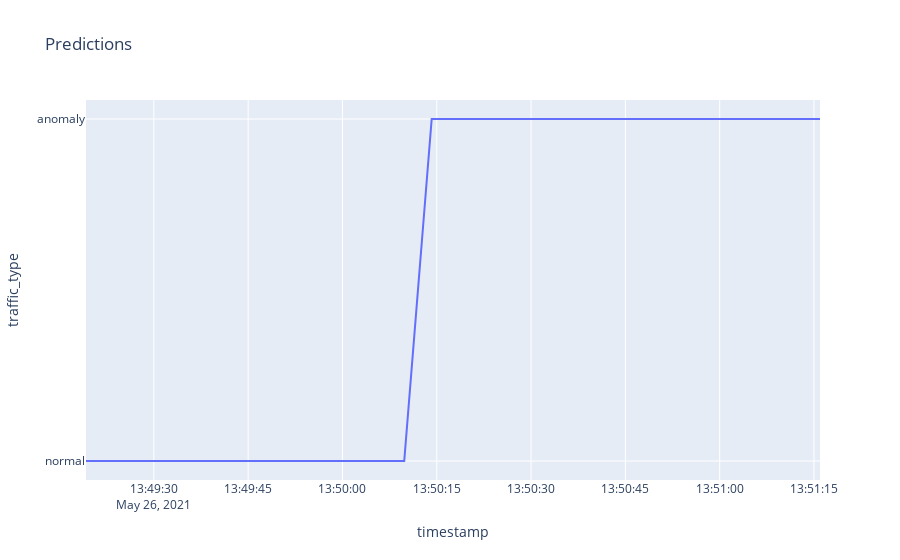

The notebook cell saved with this chart:
### Code cell
import pandas as pd

#Load dataset
#dataset1 = pd.read_csv("C:/Users/sebaa/OneDrive/Studies/Thesis_RISE_2021/Dataset/Training/60min_15min_0.5sec/labelled.csv")
#dataset2 = pd.read_csv("C:/Users/sebaa/OneDrive/Studies/Thesis_RISE_2021/Dataset/Predict/30min_10min_0.5sec/testdata.csv")
dataset1 = pd.read_csv("SVM/labelled.csv")
dataset2 = pd.read_csv("SVM/data.csv")
features = dataset1.columns.tolist()
features.remove('timestamp'), features.remove('traffic_type')
print(features)

from sklearn.neighbors import KNeighborsClassifier
clf = KNeighborsClassifier(n_jobs=-1)

#Train the model using the training sets
clf.fit(dataset1[features], dataset1['traffic_type'])
#Predict for test dataset
pred = clf.predict(dataset2[features])
dataset2['traffic_type'] = pred
dataset2.to_csv('predicted_knn.csv')

import plotly.express as px

df = pd.read_csv('predicted_knn.csv')
print(df['traffic_type'].value_counts())
fig = px.line(df, x = 'timestamp', y = 'traffic_type', title = 'Predictions')
fig.show()

### Figure 1 — Plotly figure (JSON) as saved in the notebook; plotly's stock layout.template omitted (floating-point values rounded to 4 significant figures)
{"data": [{"hovertemplate": "timestamp=%{x}<br>traffic_type=%{y}<extra></extra>", "legendgroup": "", "line": {"color": "#636efa", "dash": "solid"}, "mode": "lines", "name": "", "orientation": "v", "showlegend": false, "type": "scatter", "x": ["2021-05-26 13:49:19.211408", "2021-05-26 13:49:23.328946", "2021-05-26 13:49:27.969471", "2021-05-26 13:49:32.419154", "2021-05-26 13:49:37.162903", "2021-05-26 13:49:41.760116", "2021-05-26 13:49:47.393621", "2021-05-26 13:49:52.183238", "2021-05-26 13:49:56.825587", "2021-05-26 13:50:01.261313", "2021-05-26 13:50:05.525596", "2021-05-26 13:50:09.827707", "2021-05-26 13:50:14.194909", "2021-05-26 13:50:18.756638", "2021-05-26 13:50:22.974199", "2021-05-26 13:50:27.319526", "2021-05-26 13:50:31.520001", "2021-05-26 13:50:35.804306", "2021-05-26 13:50:39.839378", "2021-05-26 13:50:44.000431", "2021-05-26 13:50:48.530195", "2021-05-26 13:50:52.562894", "2021-05-26 13:50:56.803628", "2021-05-26 13:51:01.373444", "2021-05-26 13:51:07.553132", "2021-05-26 13:51:11.683511", "2021-05-26 13:51:15.957583"], "xaxis": "x", "y": ["normal", "normal", "normal", "normal", "normal", "normal", "normal", "normal", "normal", "normal", "normal", "normal", "anomaly", "anomaly", "anomaly", "anomaly", "anomaly", "anomaly", "anomaly", "anomaly", "anomaly", "anomaly", "anomaly", "anomaly", "anomaly", "anomaly", "anomaly"], "yaxis": "y"}], "layout": {"legend": {"tracegroupgap": 0}, "title": {"text": "Predictions"}, "xaxis": {"anchor": "y", "domain": [0, 1], "title": {"text": "timestamp"}}, "yaxis": {"anchor": "x", "domain": [0, 1], "title": {"text": "traffic_type"}}}}
